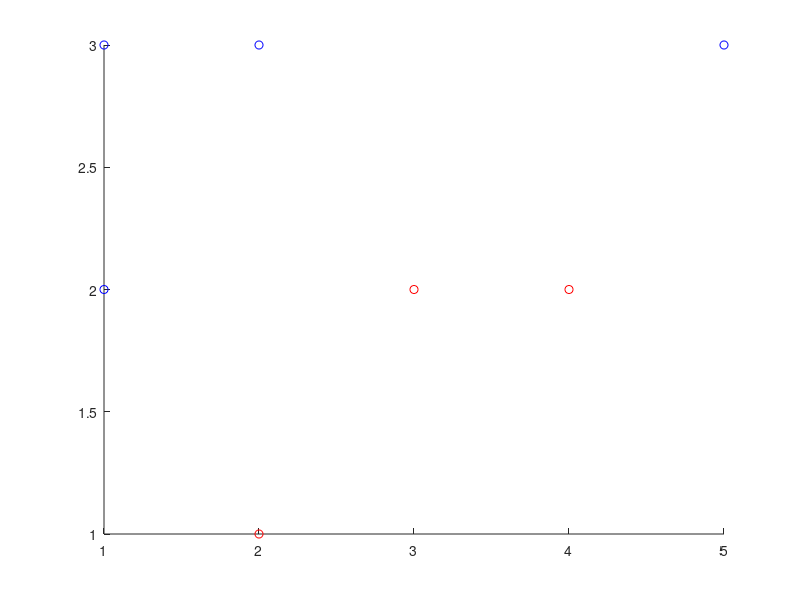

The MATLAB source for this figure: (Note: this script raises an error after producing the figure.)
%% Exercice 3

x=[0 7];

c1=[2 1;3 2;4 2];
c2=[1 2;1 3;2 3;5 3];
c3=[5 3;0 4];
c4=[5 1;6 3];

close all

figure('Name','C1 & C2');
hold on

scatter(c1(:,1),c1(:,2),'r')
scatter(c2(:,1),c2(:,2),'b')

Z=transpose(createMatrix(c1,c2));
b=ones(size(Z,1),1);
w=Z\b;

Z2=transpose(createMatrix(c3,c4));
b2=ones(size(Z2,1),1);
w2=Z2\b2;

y=(-w(1)-w(2)*x)/w(3);
plot(x,y)

xlim([0 7])
ylim([0 5])
hold off

figure('Name','C3 & C4');

x=[-1 7];

hold on

scatter(c3(:,1),c3(:,2),'r')
scatter(c4(:,1),c4(:,2),'b')

Z2=transpose(createMatrix(c3,c4));
b2=ones(size(Z2,1),1);
w2=Z2\b2;

y=(-w2(1)-w2(2)*x)/w2(3);
plot(x,y)

xlim([-1 7])
ylim([0 5])
hold off